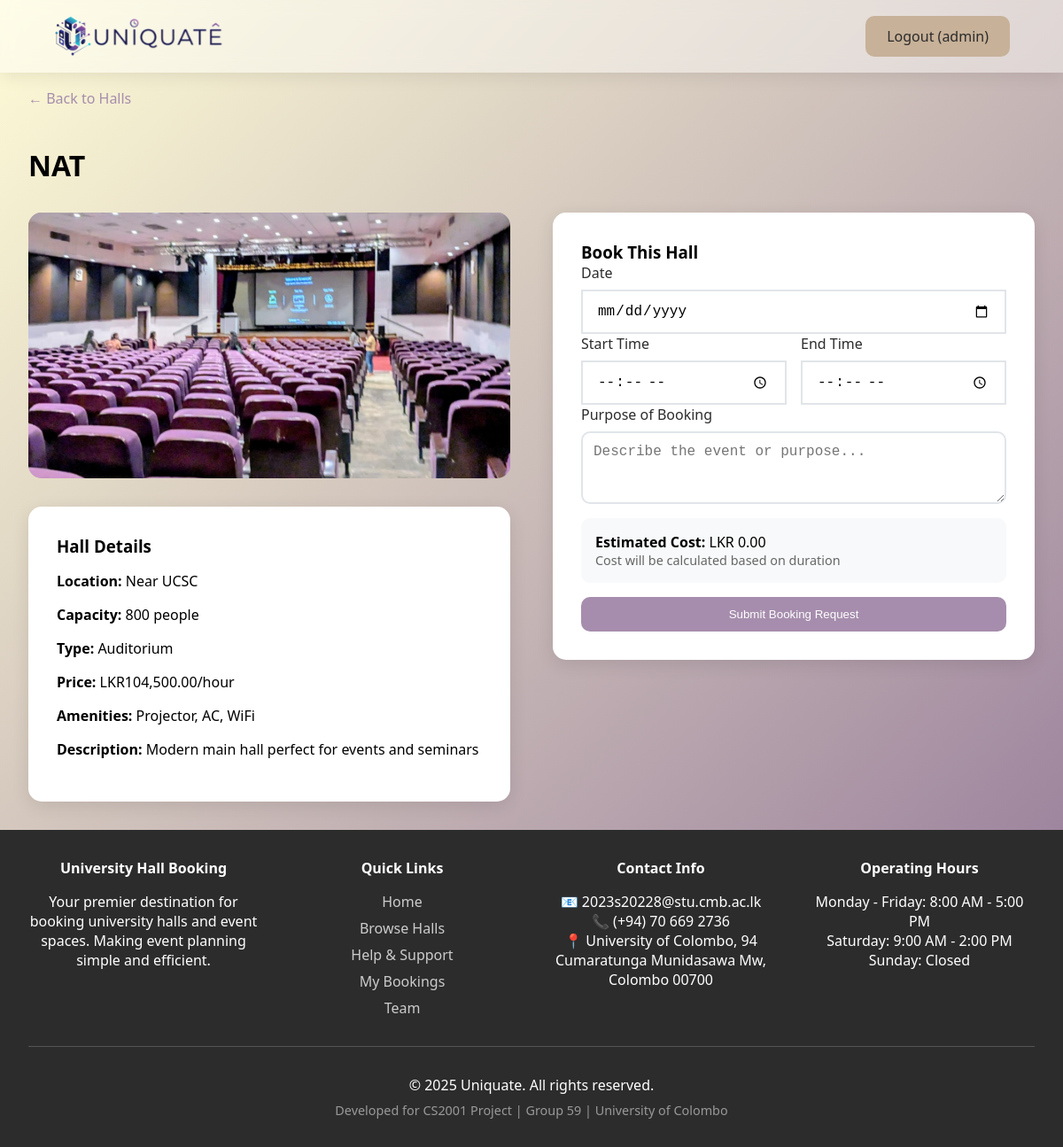
The app's page /book_hall.php?id=2 (signed in) with its own data.
### tables this page shows
CREATE TABLE `halls` (
  `id` int NOT NULL,
  `name` varchar(100) NOT NULL,
  `description` text,
  `capacity` int NOT NULL,
  `location` varchar(100) NOT NULL,
  `price_per_hour` decimal(10,2) NOT NULL,
  `image_url` varchar(255) DEFAULT NULL,
  `amenities` text,
  `created_at` timestamp NULL DEFAULT CURRENT_TIMESTAMP,
  `type` varchar(50) NOT NULL
);

### classes/Hall.php (called while the page is built, shortened)
<?php
    class Hall {
        private $conn;
        private $table_name = "halls";
        public function __construct($db) {
            $this->conn = $db;
        }
        public function getHallById($id) {
            $query = "SELECT * FROM " . $this->table_name . " WHERE id = :id";
            $stmt = $this->conn->prepare($query);
            $stmt->bindParam(":id", $id, PDO::PARAM_INT);
            $stmt->execute();
            return $stmt->fetch(PDO::FETCH_ASSOC);
        }
    }
?>

### book_hall.php (the view, shortened to what this page needs)
<?php
include_once 'classes/Hall.php';
$database = new Database();
$db = $database->getConnection();
$hall = new Hall($db);
$hall_data = $hall->getHallById($_GET['id']);
include_once 'includes/header.php';
?>
<div class="container">
    <div style="margin: 2rem 0;">
        <a href="halls.php" style="color: var(--purple); text-decoration: none;">← Back to Halls</a>
        <h1><br><?= htmlspecialchars($hall_data['name']) ?></h1>
    </div>
    <div style="display: grid; grid-template-columns: 1fr 1fr; gap: 3rem; margin: 2rem 0;">
        <div>
            <div class="hall-image" style="height: 300px; border-radius: 15px; margin-bottom: 2rem;">
                <?php if ($hall_data['image_url']): ?>
                    <img src="<?= htmlspecialchars($hall_data['image_url']) ?>" alt="<?= htmlspecialchars($hall_data['name']) ?>" style="width: 100%; height: 100%; object-fit: cover; border-radius: 15px;">
                <?php else: ?>
                    🏛️ <?= htmlspecialchars($hall_data['name']) ?>
                <?php endif; ?>
            </div>
            <div style="background: white; padding: 2rem; border-radius: 15px; box-shadow: 0 5px 20px rgba(0,0,0,0.1);">
                <h3>Hall Details</h3>
                <p style="margin: 1rem 0;"><strong>Location:</strong> <?= htmlspecialchars($hall_data['location']) ?></p>
                <p style="margin: 1rem 0;"><strong>Capacity:</strong> <?= $hall_data['capacity'] ?> people</p>
                <p style="margin: 1rem 0;"><strong>Type:</strong> <?= htmlspecialchars($hall_data['type']) ?></p>
                <p style="margin: 1rem 0;"><strong>Price:</strong> LKR<?= number_format($hall_data['price_per_hour'], 2) ?>/hour</p>
                <p style="margin: 1rem 0;"><strong>Amenities:</strong> <?= htmlspecialchars($hall_data['amenities']) ?></p>
                <p style="margin: 1rem 0;"><strong>Description:</strong> <?= htmlspecialchars($hall_data['description']) ?></p>
            </div>
        </div>
        <div>
            <div style="background: white; padding: 2rem; border-radius: 15px; box-shadow: 0 5px 20px rgba(0,0,0,0.1);">
                <h3>Book This Hall</h3>
                <form method="POST">
                    <div class="form-group">
                        <label for="booking_date">Date</label>
                        <input type="date" id="booking_date" name="booking_date" required min="<?= date('Y-m-d') ?>">
                    </div>
                    <div style="display: grid; grid-template-columns: 1fr 1fr; gap: 1rem;">
                        <div class="form-group">
                            <label for="start_time">Start Time</label>
                            <input type="time" id="start_time" name="start_time" required>
                        </div>
                        <div class="form-group">
                            <label for="end_time">End Time</label>
                            <input type="time" id="end_time" name="end_time" required>
                        </div>
                    </div>
                    <div class="form-group">
                        <label for="purpose">Purpose of Booking</label>
                        <textarea id="purpose" name="purpose" rows="3" style="padding: 0.75rem; border: 2px solid #e1e5e9; border-radius: 10px; font-size: 1rem; width: 100%; resize: vertical;" placeholder="Describe the event or purpose..."></textarea>
                    </div>
                    <div style="background: var(--light-gray); padding: 1rem; border-radius: 10px; margin: 1rem 0;">
                        <p><strong>Estimated Cost:</strong> <span id="total-cost">LKR 0.00</span></p>
                        <p style="font-size: 0.9rem; color: #666;">Cost will be calculated based on duration</p>
                    </div>
                    <button type="submit" class="btn btn-primary" style="width: 100%;">Submit Booking Request</button>
                </form>
            </div>
        </div>
    </div>
</div>
<?php include_once 'includes/footer.php'; ?>

### includes/header.php (style rules this page uses)
html { min-height: 100vh; margin: 0; padding: 0; scroll-behavior: smooth; }
body { min-height: 100vh; margin: 0; margin-top: 100px; padding: 0; }
* { margin: 0; padding: 0; box-sizing: border-box; }
body { background: linear-gradient(135deg, #fffcd7ff 0%, #8e7295ff 100%); font-family: 'Segoe UI', Arial, sans-serif; }
:root { --cream: #F0ECE3; --light-tan: #DFD3C3; --tan: #C7B198; --purple: #A68DAD; --dark-gray: #2c2c2c; --light-gray: #f8f9fa; }
.btn { padding: 0.75rem 1.5rem; border-radius: 10px; text-decoration: none; font-weight: 500; transition: all 0.3s ease; border: none; cursor: pointer; display: inline-block; text-align: center; }
.btn-primary, .btn-secondary { transition: all 0.3s ease-in-out; }
.btn-primary { background: var(--purple); color: white; }
.container { max-width: 1200px; margin: 0 auto; padding: 0 2rem; }
.form-group { display: flex; flex-direction: column; border-top-left-radius: 10px; border-top-right-radius: 10px; }
.form-group label { margin-bottom: 0.5rem; font-weight: 500; color: var(--dark-gray); }
.form-group input, .form-group select { padding: 0.9rem 1rem; border: 2px solid #e1e5e9; font-size: 1rem; transition: border-color 0.3s ease; height: 50px; }
.hall-image { width: 100%; height: 200px; background: linear-gradient(45deg, var(--tan), var(--purple)); display: flex; align-items: center; justify-content: center; color: white; font-size: 1.2rem; font-weight: bold; }

### records on screen
halls: name "NAT", image_url (picture), location "Near UCSC", capacity "800", type "Auditorium", price_per_hour "104,500.00", amenities "Projector, AC, WiFi", description "Modern main hall perfect for events and seminars"

### other values on screen
$_SESSION['username'] "admin"
